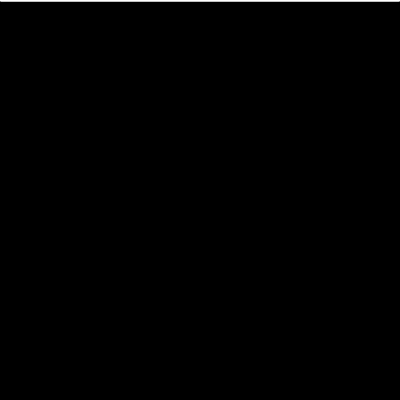
Frame 1 (no input)
Frame 60 (the mouse pressed at the canvas centre just before this capture): identical to frame 1, image omitted
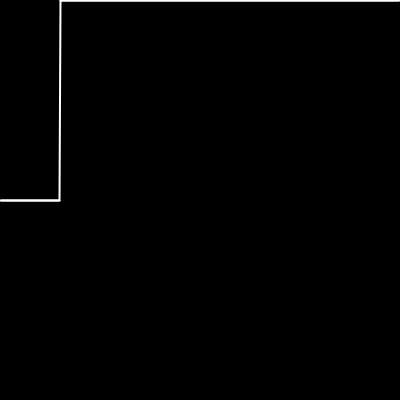
Frame 120 (the mouse held since frame 60 and released just before this capture)

The Processing sketch that drew these frames (run headless with seeded random() and noise(); from frame 60 on, the mouse is pressed at the canvas centre):

// Processing sketch: mouseDraw_04
// ── mouseDraw_04.pde
int[] y;

void setup() {
  size(400, 400);
  y = new int[width];
  strokeWeight(2);
}

void draw() {
  background(0);
  for (int i = y.length-1; i > 0; i--) {
    y[i] = y[i-1];
  }
  
  y[0] = mouseY;
  stroke(255);
  for (int i = 1; i < y.length; i++) {
    line(i, y[i], i-1, y[i-1]);
  }
}
